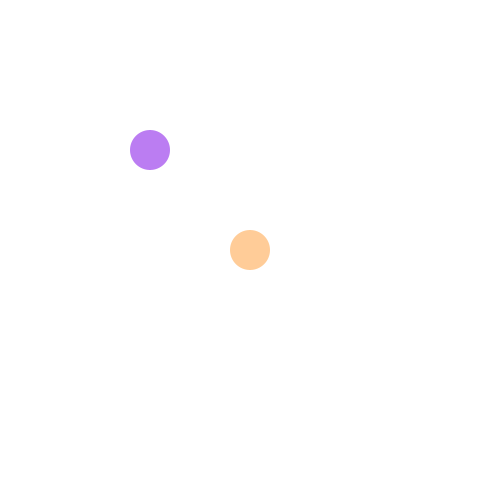
Frame 1 (no input)
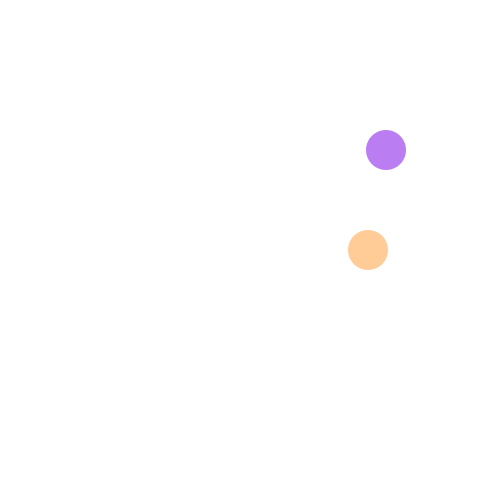
Frame 60 (the mouse pressed at the canvas centre just before this capture)
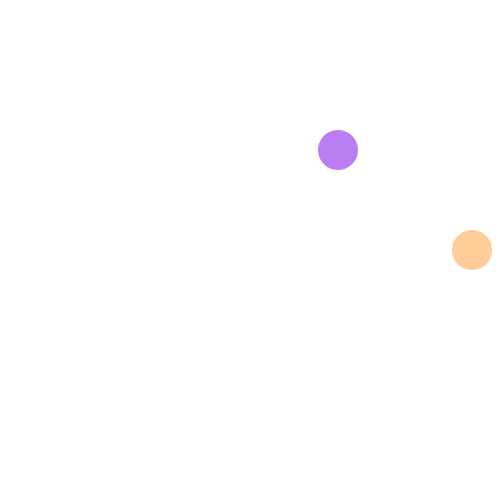
Frame 120 (the mouse held since frame 60 and released just before this capture)

The Processing sketch that drew these frames (run headless with seeded random() and noise(); from frame 60 on, the mouse is pressed at the canvas centre):

// Processing sketch: clase10julio_Clasespadreehijo
// ── clase10julio_Clasespadreehijo.pde
// Molde
gato miGato;
perro miPerro;

void setup () {
  size(500, 500);
  miGato = new gato(color(#BB7DF2), 150, 150, 4);
  miPerro = new perro(color(#FFCC98), 250, 250, 2);
}

void draw () {
  background(255);
  miGato.display();
  miPerro.display();
  miGato.correr();
  miPerro.correr();
}

// Clases
// clase padre (principal)

class mamifero {
  //propiedades
  color c;
  float posX;
  float posY;
  float velocidad;

  // no tiene constructor

  //métodos
  void display() {
    fill(c);
    noStroke();
    ellipse(posX, posY, 40, 40);
  }

  void correr() {
    posX += velocidad;

    // Si llega al borde se devuelve
    if (posX >= width - 20 || posX <= 20) {
      velocidad *= -1;
    }
  }
}

//clases hio (secundarias)
class gato extends mamifero {
  // caratceristicas propias de los gatos : 1. maullar 2. no dependen 100% del humano 3. no se pasean
  //constructor
  gato(color tempC, float tempPosX, float tempPosY, float tempVelocidad) {
    c = tempC;
    posX = tempPosX;
    posY = tempPosY;
    velocidad = tempVelocidad;
  }
  void maullar () {
    println("el gato maulla");
  }
}

class perro extends mamifero {
  // caratceristicas propias de los gatos : 1, ladran 2. 
  //constructor
  perro(color tempC, float tempPosX, float tempPosY, float tempVelocidad) {
    c = tempC;
    posX = tempPosX;
    posY = tempPosY;
    velocidad = tempVelocidad;
  }
  void ladrar () {
    println("el perro ladra");
  }
}
